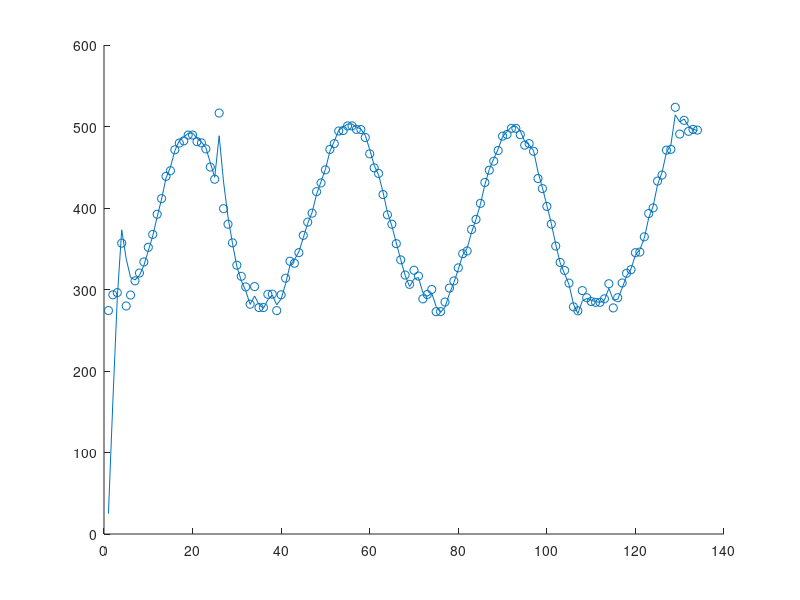
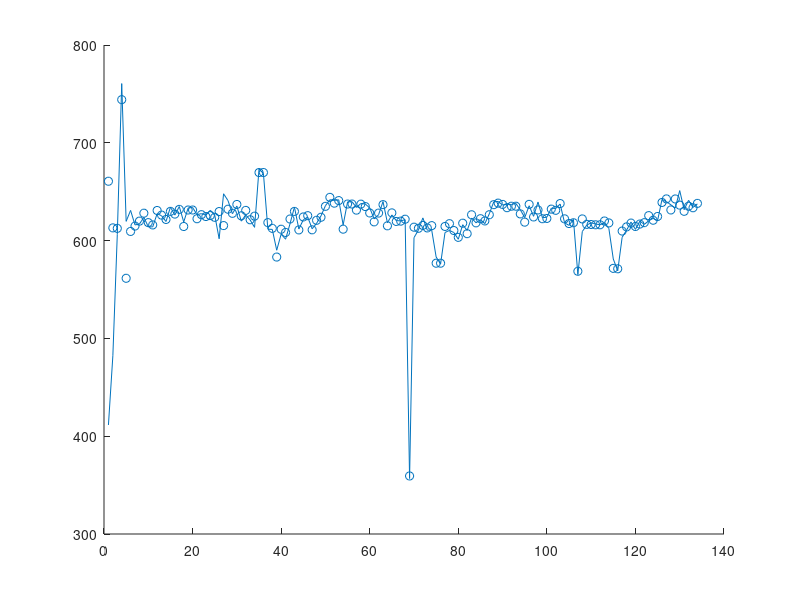

MATLAB code for these plots, in order:
clear;
Y_t=load('2D-UWB-data.txt');

X_t=[0 0 0 0]';
S_t=[1 0 1 0;0 1 0 1;0 0 1 0;0 0 0 1];
M=[1 0 0 0;0 1 0 0];
S=[0 0 0 0 ;0 0 0 0;0 0 0.1 0.05;0 0  0.05 0.1];
Q=[0 0 0 0 ;0 0 0 0;0 0 0.5 0.25;0 0  0.25 0.5];
R=[1 0.5;1 0.5];

X_predict=S_t*X_t;
S_predict=S_t*S*S_t'+Q;

for i=1:length(Y_t)
    Kt=S_predict*M'*inv(M*S_predict*M'+R);
    X_upd=X_predict+Kt*(Y_t(i,:)'-M*X_predict);
    S_update=(eye(4)-Kt*M)*S_predict;
    X_update(i)=X_upd(1);
    Y_update(i)=X_upd(2);
    X_predict=S_t*X_upd;
    S_predict=S_t*S_update*S_t'+Q;

end

figure
scatter(1:1:length(Y_t),Y_t(:,1))
hold on
plot(X_update)

figure
scatter(1:1:length(Y_t),Y_t(:,2))
hold on
plot(Y_update)